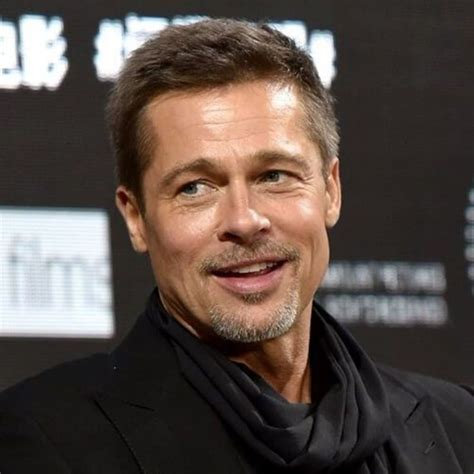
#> input picture model/dataset/Brad Pitt/023_98d91529.jpg, 474 x 474 px
$ jupyter execute --allow-errors celebrity_classification.ipynb   (shell and % lines are left out)
#> lines starting #> are read from the running program, lines starting #| are printed output that depends on the picture
<h2 style='color:blue' align='center'>Celebrity Image Classification<h2>

<h3 style='color:red'>Preprocessing: Data cleaning</h3>

[cell 1]
import numpy as np
import cv2
import matplotlib
from matplotlib import pyplot as plt

<h3 style='color:red'>Detect face and eyes</h3>

[cell 2]
face_cascade = cv2.CascadeClassifier('./opencv/haarcascades/haarcascade_frontalface_default.xml')
eye_cascade = cv2.CascadeClassifier('./opencv/haarcascades/haarcascade_eye.xml')

<h3 style='color:red'>Using wavelet transform as a feature for training our model</h3>
<p>In wavelet transformed image, you can see edges clearly and that can give us clues on various facial features such as eyes, nose, lips etc</p>

[cell 3]
import numpy as np
import pywt
import cv2

def w2d(img, mode='haar', level=1):
    imArray = img
    #Datatype conversions
    #convert to grayscale
    imArray = cv2.cvtColor( imArray,cv2.COLOR_RGB2GRAY )
    #convert to float
    imArray =  np.float32(imArray)
    imArray /= 255;
    # compute coefficients
    coeffs=pywt.wavedec2(imArray, mode, level=level)

    #Process Coefficients
    coeffs_H=list(coeffs)
    coeffs_H[0] *= 0;

    # reconstruction
    imArray_H=pywt.waverec2(coeffs_H, mode);
    imArray_H *= 255;
    imArray_H =  np.uint8(imArray_H)

    return imArray_H

<h3 style='color:red'>Load image, detect face. If eyes >=2, then save and crop the face region</h3>

[cell 4]
def get_cropped_image_if_2_eyes(image_path):
    img = cv2.imread(image_path)
    gray = cv2.cvtColor(img, cv2.COLOR_BGR2GRAY)
    faces = face_cascade.detectMultiScale(gray, 1.3, 5)
    for (x,y,w,h) in faces:
        roi_gray = gray[y:y+h, x:x+w]
        roi_color = img[y:y+h, x:x+w]
        eyes = eye_cascade.detectMultiScale(roi_gray)
        if len(eyes) >= 2:
            return roi_color

[cell 5]
path_to_data = "./dataset/"
path_to_cr_data = "./dataset/cropped/"

[cell 6]
import os
img_dirs = []
for entry in os.scandir(path_to_data):
    if entry.is_dir():
        img_dirs.append(entry.path)
#> pass 2 of the loop `for entry in os.scandir(path_to_data):`:

[cell 7]
img_dirs

<p>Go through all images in the dataset folder and create cropped images for them. There will be a folder called "cropped" inside the dataset folder after running this code</p>

[cell 8]
import shutil
if os.path.exists(path_to_cr_data):
     shutil.rmtree(path_to_cr_data)
os.mkdir(path_to_cr_data)

[cell 9]
cropped_image_dirs = []
celebrity_file_names_dict = {}
for img_dir in img_dirs:
    count = 1
    celebrity_name = img_dir.split('/')[-1]
    celebrity_file_names_dict[celebrity_name] = []
    for entry in os.scandir(img_dir):
        roi_color = get_cropped_image_if_2_eyes(entry.path)
#> in get_cropped_image_if_2_eyes, img is the input picture: shape (474, 474, 3); mean B, G, R 71.4, 77.6, 89.7
#> in get_cropped_image_if_2_eyes, `gray = cv2.cvtColor(img, cv2.COLOR_BGR2GRAY)`:
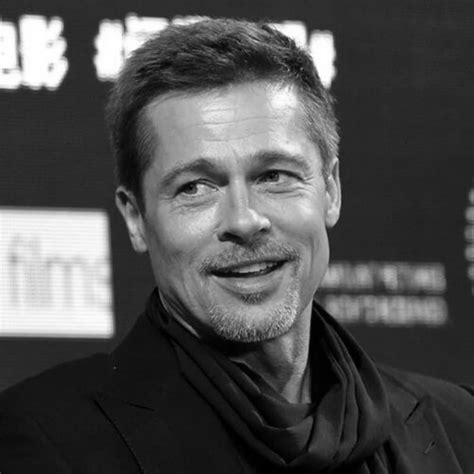
#> gray: shape (474, 474); min 0, max 255, mean 80.5
#> in get_cropped_image_if_2_eyes, `faces = face_cascade.detectMultiScale(gray, 1.3, 5)`: faces = [[127, 92, 230, 230]]
#> the loop in get_cropped_image_if_2_eyes, `for (x,y,w,h) in faces:` made 1 pass
#> (x, y, w, h, eyes) on pass 1: (127, 92, 230, 230, [[36, 69, 52, 52], [113, 56, 62, 62]])
#> pass 1, in get_cropped_image_if_2_eyes, `roi_gray = gray[y:y+h, x:x+w]`:
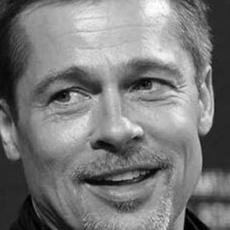
#> roi_gray: shape (230, 230); min 0, max 254, mean 122
#> pass 1, in get_cropped_image_if_2_eyes, `roi_color = img[y:y+h, x:x+w]`:
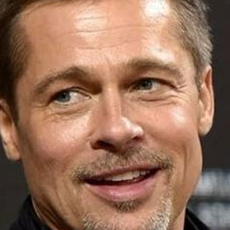
#> roi_color: shape (230, 230, 3); mean B, G, R 91.3, 112.7, 151.8
        if roi_color is not None:
            cropped_folder = path_to_cr_data + celebrity_name
            if not os.path.exists(cropped_folder):
                os.makedirs(cropped_folder)
                cropped_image_dirs.append(cropped_folder)
                print("Generating cropped images in folder: ",cropped_folder)
            cropped_file_name = celebrity_name + str(count) + ".png"
            cropped_file_path = cropped_folder + "/" + cropped_file_name
            cv2.imwrite(cropped_file_path, roi_color)
            celebrity_file_names_dict[celebrity_name].append(cropped_file_path)
            count += 1
#> pass 2 of the loop `for img_dir in img_dirs:`:
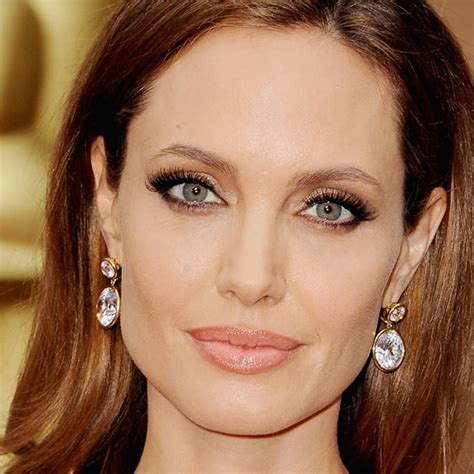
#> input picture model/dataset/Angelina Jolie/002_8f8da10e.jpg, 474 x 474 px
#> in get_cropped_image_if_2_eyes, img is the input picture: shape (474, 474, 3); mean B, G, R 81, 108.9, 150.6
#> in get_cropped_image_if_2_eyes (call 2), `gray = cv2.cvtColor(img, cv2.COLOR_BGR2GRAY)`:
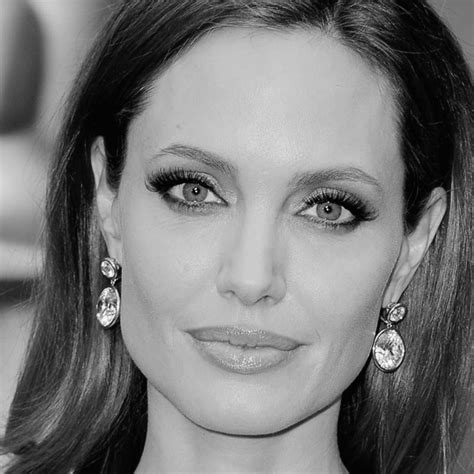
#> gray: shape (474, 474); min 0, max 254, mean 118.2
#> faces = [[71, 59, 360, 360]]
#> the loop in get_cropped_image_if_2_eyes, `for (x,y,w,h) in faces:` made 1 pass
#> pass 1, in get_cropped_image_if_2_eyes (call 2), `roi_color = img[y:y+h, x:x+w]`:
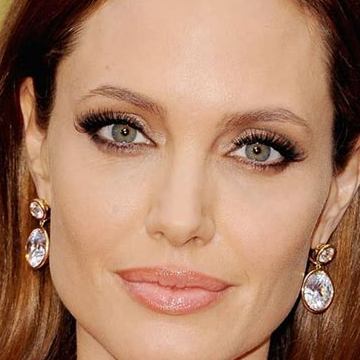
#> roi_color: shape (360, 360, 3); mean B, G, R 102.4, 127.9, 171.2

<p>Manually examine cropped folder and delete any unwanted images</p>

[cell 10]
celebrity_file_names_dict = {}
for img_dir in cropped_image_dirs:
    celebrity_name = img_dir.split('/')[-1]
    file_list = []
    for entry in os.scandir(img_dir):
        file_list.append(entry.path)
    celebrity_file_names_dict[celebrity_name] = file_list
celebrity_file_names_dict

[cell 11]
class_dict = {}
count = 0
for celebrity_name in celebrity_file_names_dict.keys():
    class_dict[celebrity_name] = count
    count = count + 1
class_dict
